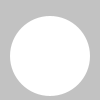
Frame 1 (no input)
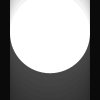
Frame 60 (the mouse pressed at the canvas centre just before this capture)
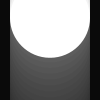
Frame 120 (the mouse held since frame 60 and released just before this capture)

The Processing sketch that drew these frames (run headless with seeded random() and noise(); from frame 60 on, the mouse is pressed at the canvas centre):

// Processing sketch: Ex_10
// ── Ex_10.pde
float angle = 0.0;    // Current angle 
float speed = 0.1;    // Speed of motion
float radius = 60.0;  // Range of motion

void setup() {
  size(100, 100);
  noStroke();
}

void draw() {
  fill(0, 12);
  rect(0, 0, width, height);
  fill(255);
  angle += speed;
  float sinval = sin(angle);
  float yoffset = sinval * radius;
  ellipse(50, 50 + yoffset, 80, 80);
}
